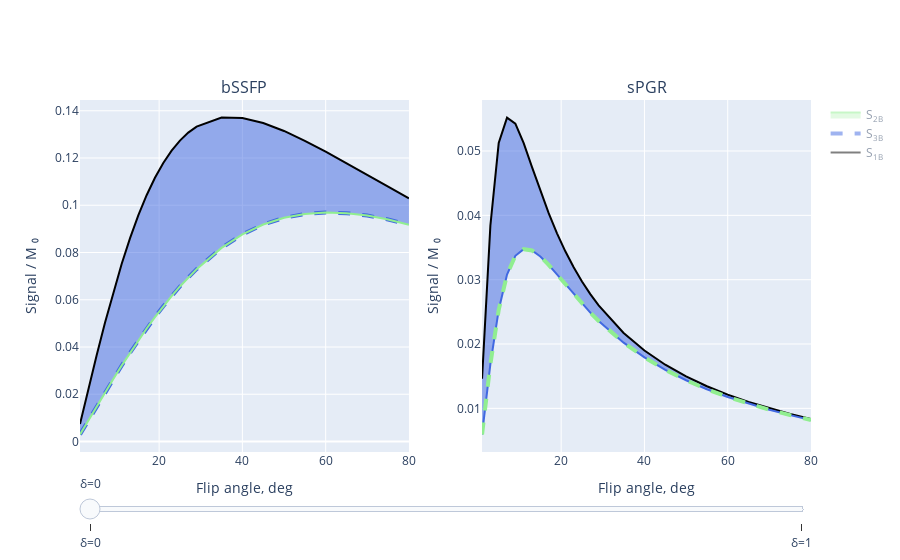

Source (notebook cell):
### Code cell
fig = make_subplots(rows=1, cols=2, subplot_titles=['bSSFP', 'sPGR'])

# first plot delta=0, bSSFP
fig.add_scatter(x=np.rad2deg(flips), y=abs(Mssfp[:,0,0]), line_color='black', showlegend=False, row=1, col=1, visible=True)
fig.add_scatter(x=np.rad2deg(flips), y=abs(Mssfp[:,1,0]), fill='tonexty', line = dict(shape = 'linear', color = 'royalblue', width= 4, dash = 'dash'),showlegend=False, row=1, col=1, visible=True)
fig.add_scatter(x=np.rad2deg(flips), y=abs(Mssfp[:,2,0]), line_color='lightgreen', showlegend=False, row=1, col=1, visible=True)


fig.add_scatter(x=np.rad2deg(flips), y=abs(Mspgr[:,0,0]), line_color='black', showlegend=False, row=1, col=2, visible=True)
fig.add_scatter(x=np.rad2deg(flips), y=abs(Mspgr[:,1,0]), fill='tonexty', line_color='royalblue', showlegend=False, row=1, col=2, visible=True)
fig.add_scatter(x=np.rad2deg(flips), y=abs(Mspgr[:,2,0]),line = dict(shape = 'linear', color = 'lightgreen', width= 4, dash = 'dash'), showlegend=False, row=1, col=2, visible=True)

fig.add_scatter(x=np.rad2deg(flips), y=abs(Mssfp[:,0,1]), line_color='black', showlegend=False, row=1, col=1, visible=False)
fig.add_scatter(x=np.rad2deg(flips), y=abs(Mssfp[:,2,1]), line=dict(color='royalblue', dash='dash', width=4), showlegend=False, row=1, col=1, visible=False)
fig.add_scatter(x=np.rad2deg(flips), y=abs(Mssfp[:,1,1]), fill='tonexty', line_color='lightgreen', showlegend=False, row=1, col=1, visible=False)

fig.add_scatter(x=np.rad2deg(flips), y=abs(Mspgr[:,0,1]), line_color='black', name=r"S<sub>1B</sub>", row=1, col=2, visible='legendonly')
fig.add_scatter(x=np.rad2deg(flips), y=abs(Mspgr[:,2,1]), line=dict(color='royalblue', dash='dash', width=4), name=r"S<sub>3B</sub>", row=1, col=2, visible='legendonly')
fig.add_scatter(x=np.rad2deg(flips), y=abs(Mspgr[:,1,1]), fill='tonexty', line_color='lightgreen',name=r"S<sub>2B</sub>", row=1, col=2, visible='legendonly')
    
fig['layout']['xaxis']['title'] = f'Flip angle, deg'
fig['layout']['yaxis']['title'] = f'Signal / M \N{SUBSCRIPT ZERO}'
fig['layout']['xaxis2']['title'] = f'Flip angle, deg'
fig['layout']['yaxis2']['title'] = f'Signal / M \N{SUBSCRIPT ZERO}'


steps = []
for i in [0,6]:
    step = dict(
        method = 'restyle',  
        args = ['visible', ['legendonly'] * len(fig.data)],
        label=f'\N{GREEK SMALL LETTER DELTA}={0 if i is 0 else 1}',
    )
    step['args'][1][i] = True
    step['args'][1][i+1] = True
    step['args'][1][i+2] = True
    
    step['args'][1][i+3] = True
    step['args'][1][i+4] = True
    step['args'][1][i+5] = True
    steps.append(step)

sliders = [dict(
    steps = steps,
)]

fig.layout.sliders = sliders
fig.show()
    
# fig.update_layout(width=1200, height=500)
# fig.show()

### Figure 1 — Plotly figure (JSON) as saved in the notebook; plotly's stock layout.template omitted (floating-point values rounded to 4 significant figures)
{"data": [{"line": {"color": "black"}, "showlegend": false, "type": "scatter", "visible": true, "x": [1, 3.0, 5, 7, 9, 11, 13, 15.0, 17, 19, 21, 23, 25, 27, 29.0, 35, 40, 45, 50, 55, 60.0, 65, 70, 75, 80], "xaxis": "x", "y": [0.007436, 0.02218, 0.03653, 0.05027, 0.06319, 0.07513, 0.086, 0.09571, 0.1043, 0.1116, 0.1179, 0.1231, 0.1274, 0.1307, 0.1333, 0.1371, 0.137, 0.1348, 0.1315, 0.1273, 0.1227, 0.1178, 0.1129, 0.1079, 0.1029], "yaxis": "y"}, {"fill": "tonexty", "line": {"color": "royalblue", "dash": "dash", "shape": "linear", "width": 4}, "showlegend": false, "type": "scatter", "visible": true, "x": [1, 3.0, 5, 7, 9, 11, 13, 15.0, 17, 19, 21, 23, 25, 27, 29.0, 35, 40, 45, 50, 55, 60.0, 65, 70, 75, 80], "xaxis": "x", "y": [0.002998, 0.008976, 0.01491, 0.02076, 0.0265, 0.0321, 0.03754, 0.0428, 0.04784, 0.05266, 0.05724, 0.06157, 0.06563, 0.06943, 0.07296, 0.08195, 0.08764, 0.09184, 0.09468, 0.09632, 0.09693, 0.09665, 0.09563, 0.09397, 0.09178], "yaxis": "y"}, {"line": {"color": "lightgreen"}, "showlegend": false, "type": "scatter", "visible": true, "x": [1, 3.0, 5, 7, 9, 11, 13, 15.0, 17, 19, 21, 23, 25, 27, 29.0, 35, 40, 45, 50, 55, 60.0, 65, 70, 75, 80], "xaxis": "x", "y": [0.002998, 0.008976, 0.01491, 0.02076, 0.0265, 0.0321, 0.03754, 0.0428, 0.04784, 0.05266, 0.05724, 0.06157, 0.06563, 0.06943, 0.07296, 0.08195, 0.08764, 0.09184, 0.09468, 0.09632, 0.09693, 0.09665, 0.09563, 0.09397, 0.09178], "yaxis": "y"}, {"line": {"color": "black"}, "showlegend": false, "type": "scatter", "visible": true, "x": [1, 3.0, 5, 7, 9, 11, 13, 15.0, 17, 19, 21, 23, 25, 27, 29.0, 35, 40, 45, 50, 55, 60.0, 65, 70, 75, 80], "xaxis": "x2", "y": [0.01462, 0.03841, 0.05124, 0.05519, 0.05426, 0.05121, 0.04751, 0.0438, 0.04034, 0.03721, 0.03441, 0.03193, 0.02973, 0.02776, 0.02601, 0.02173, 0.01899, 0.01678, 0.01496, 0.01344, 0.01213, 0.011, 0.01001, 0.009132, 0.008346], "yaxis": "y2"}, {"fill": "tonexty", "line": {"color": "royalblue"}, "showlegend": false, "type": "scatter", "visible": true, "x": [1, 3.0, 5, 7, 9, 11, 13, 15.0, 17, 19, 21, 23, 25, 27, 29.0, 35, 40, 45, 50, 55, 60.0, 65, 70, 75, 80], "xaxis": "x2", "y": [0.005954, 0.01687, 0.0253, 0.0308, 0.03372, 0.03475, 0.03454, 0.03362, 0.0323, 0.0308, 0.02926, 0.02773, 0.02627, 0.02489, 0.02359, 0.02022, 0.01792, 0.016, 0.01437, 0.01298, 0.01177, 0.01072, 0.009783, 0.008949, 0.008198], "yaxis": "y2"}, {"line": {"color": "lightgreen", "dash": "dash", "shape": "linear", "width": 4}, "showlegend": false, "type": "scatter", "visible": true, "x": [1, 3.0, 5, 7, 9, 11, 13, 15.0, 17, 19, 21, 23, 25, 27, 29.0, 35, 40, 45, 50, 55, 60.0, 65, 70, 75, 80], "xaxis": "x2", "y": [0.005954, 0.01687, 0.0253, 0.0308, 0.03372, 0.03475, 0.03454, 0.03362, 0.0323, 0.0308, 0.02926, 0.02773, 0.02627, 0.02489, 0.02359, 0.02022, 0.01792, 0.016, 0.01437, 0.01298, 0.01177, 0.01072, 0.009783, 0.008949, 0.008198], "yaxis": "y2"}, {"line": {"color": "black"}, "showlegend": false, "type": "scatter", "visible": false, "x": [1, 3.0, 5, 7, 9, 11, 13, 15.0, 17, 19, 21, 23, 25, 27, 29.0, 35, 40, 45, 50, 55, 60.0, 65, 70, 75, 80], "xaxis": "x", "y": [0.007436, 0.02218, 0.03653, 0.05027, 0.06319, 0.07513, 0.086, 0.09571, 0.1043, 0.1116, 0.1179, 0.1231, 0.1274, 0.1307, 0.1333, 0.1371, 0.137, 0.1348, 0.1315, 0.1273, 0.1227, 0.1178, 0.1129, 0.1079, 0.1029], "yaxis": "y"}, {"line": {"color": "royalblue", "dash": "dash", "width": 4}, "showlegend": false, "type": "scatter", "visible": false, "x": [1, 3.0, 5, 7, 9, 11, 13, 15.0, 17, 19, 21, 23, 25, 27, 29.0, 35, 40, 45, 50, 55, 60.0, 65, 70, 75, 80], "xaxis": "x", "y": [0.002998, 0.008976, 0.01491, 0.02076, 0.0265, 0.0321, 0.03754, 0.0428, 0.04784, 0.05266, 0.05724, 0.06157, 0.06563, 0.06943, 0.07296, 0.08195, 0.08764, 0.09184, 0.09468, 0.09632, 0.09693, 0.09665, 0.09563, 0.09397, 0.09178], "yaxis": "y"}, {"fill": "tonexty", "line": {"color": "lightgreen"}, "showlegend": false, "type": "scatter", "visible": false, "x": [1, 3.0, 5, 7, 9, 11, 13, 15.0, 17, 19, 21, 23, 25, 27, 29.0, 35, 40, 45, 50, 55, 60.0, 65, 70, 75, 80], "xaxis": "x", "y": [0.003668, 0.01098, 0.01821, 0.02531, 0.03223, 0.03893, 0.04536, 0.05151, 0.05732, 0.0628, 0.06791, 0.07265, 0.07702, 0.08101, 0.08463, 0.09334, 0.09836, 0.1016, 0.1033, 0.1039, 0.1034, 0.102, 0.1001, 0.0976, 0.0947], "yaxis": "y"}, {"line": {"color": "black"}, "name": "S<sub>1B</sub>", "type": "scatter", "visible": "legendonly", "x": [1, 3.0, 5, 7, 9, 11, 13, 15.0, 17, 19, 21, 23, 25, 27, 29.0, 35, 40, 45, 50, 55, 60.0, 65, 70, 75, 80], "xaxis": "x2", "y": [0.01462, 0.03841, 0.05124, 0.05519, 0.05426, 0.05121, 0.04751, 0.0438, 0.04034, 0.03721, 0.03441, 0.03193, 0.02973, 0.02776, 0.02601, 0.02173, 0.01899, 0.01678, 0.01496, 0.01344, 0.01213, 0.011, 0.01001, 0.009132, 0.008346], "yaxis": "y2"}, {"line": {"color": "royalblue", "dash": "dash", "width": 4}, "name": "S<sub>3B</sub>", "type": "scatter", "visible": "legendonly", "x": [1, 3.0, 5, 7, 9, 11, 13, 15.0, 17, 19, 21, 23, 25, 27, 29.0, 35, 40, 45, 50, 55, 60.0, 65, 70, 75, 80], "xaxis": "x2", "y": [0.005954, 0.01687, 0.0253, 0.0308, 0.03372, 0.03475, 0.03454, 0.03362, 0.0323, 0.0308, 0.02926, 0.02773, 0.02627, 0.02489, 0.02359, 0.02022, 0.01792, 0.016, 0.01437, 0.01298, 0.01177, 0.01072, 0.009783, 0.008949, 0.008198], "yaxis": "y2"}, {"fill": "tonexty", "line": {"color": "lightgreen"}, "name": "S<sub>2B</sub>", "type": "scatter", "visible": "legendonly", "x": [1, 3.0, 5, 7, 9, 11, 13, 15.0, 17, 19, 21, 23, 25, 27, 29.0, 35, 40, 45, 50, 55, 60.0, 65, 70, 75, 80], "xaxis": "x2", "y": [0.007276, 0.02037, 0.02995, 0.03562, 0.03814, 0.03854, 0.03769, 0.03619, 0.03439, 0.03251, 0.03066, 0.02889, 0.02724, 0.0257, 0.02428, 0.02065, 0.01823, 0.01623, 0.01454, 0.01311, 0.01188, 0.0108, 0.009848, 0.009001, 0.00824], "yaxis": "y2"}], "layout": {"annotations": [{"font": {"size": 16}, "showarrow": false, "text": "bSSFP", "x": 0.225, "xanchor": "center", "xref": "paper", "y": 1, "yanchor": "bottom", "yref": "paper"}, {"font": {"size": 16}, "showarrow": false, "text": "sPGR", "x": 0.775, "xanchor": "center", "xref": "paper", "y": 1, "yanchor": "bottom", "yref": "paper"}], "sliders": [{"steps": [{"args": ["visible", [true, true, true, true, true, true, "legendonly", "legendonly", "legendonly", "legendonly", "legendonly", "legendonly"]], "label": "δ=0", "method": "restyle"}, {"args": ["visible", ["legendonly", "legendonly", "legendonly", "legendonly", "legendonly", "legendonly", true, true, true, true, true, true]], "label": "δ=1", "method": "restyle"}]}], "xaxis": {"anchor": "y", "domain": [0, 0.45], "title": {"text": "Flip angle, deg"}}, "xaxis2": {"anchor": "y2", "domain": [0.55, 1], "title": {"text": "Flip angle, deg"}}, "yaxis": {"anchor": "x", "domain": [0, 1], "title": {"text": "Signal / M ₀"}}, "yaxis2": {"anchor": "x2", "domain": [0, 1], "title": {"text": "Signal / M ₀"}}}}
